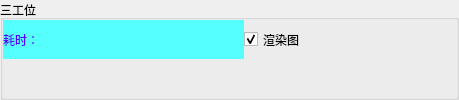
    <widget class="QGroupBox" name="groupBox_8">
     <property name="title">
      <string>三工位</string>
     </property>
     <layout class="QGridLayout" name="gridLayout_9">
      <property name="leftMargin">
       <number>0</number>
      </property>
      <property name="topMargin">
       <number>0</number>
      </property>
      <property name="rightMargin">
       <number>0</number>
      </property>
      <property name="bottomMargin">
       <number>0</number>
      </property>
      <property name="spacing">
       <number>0</number>
      </property>
      <item row="0" column="0">
       <widget class="QLabel" name="label_ThirdTime">
        <property name="minimumSize">
         <size>
          <width>241</width>
          <height>0</height>
         </size>
        </property>
        <property name="maximumSize">
         <size>
          <width>241</width>
          <height>51</height>
         </size>
        </property>
        <property name="styleSheet">
         <string notr="true">background-color: rgb(85, 255, 255);
color: rgb(85, 0, 255);</string>
        </property>
        <property name="text">
         <string>耗时：</string>
        </property>
       </widget>
      </item>
      <item row="0" column="1">
       <widget class="QCheckBox" name="checkBox_RenderThird">
        <property name="maximumSize">
         <size>
          <width>16777215</width>
          <height>51</height>
         </size>
        </property>
        <property name="text">
         <string>渲染图</string>
        </property>
        <property name="checked">
         <bool>true</bool>
        </property>
       </widget>
      </item>
      <item row="0" column="2">
       <widget class="QLabel" name="label_ThirdResult">
        <property name="minimumSize">
         <size>
          <width>151</width>
          <height>0</height>
         </size>
        </property>
        <property name="maximumSize">
         <size>
          <width>151</width>
          <height>51</height>
         </size>
        </property>
        <property name="styleSheet">
         <string notr="true">image: url(:/CMainWindow/Resources/OK.svg);</string>
        </property>
        <property name="text">
         <string/>
        </property>
       </widget>
      </item>
      <item row="1" column="0" colspan="3">
       <widget class="MyLabel" name="label_ThirdImage">
        <property name="styleSheet">
         <string notr="true">background-image: url(:/CMainWindow/Resources/background.png);</string>
        </property>
        <property name="text">
         <string/>
        </property>
       </widget>
      </item>
     </layout>
    </widget>
